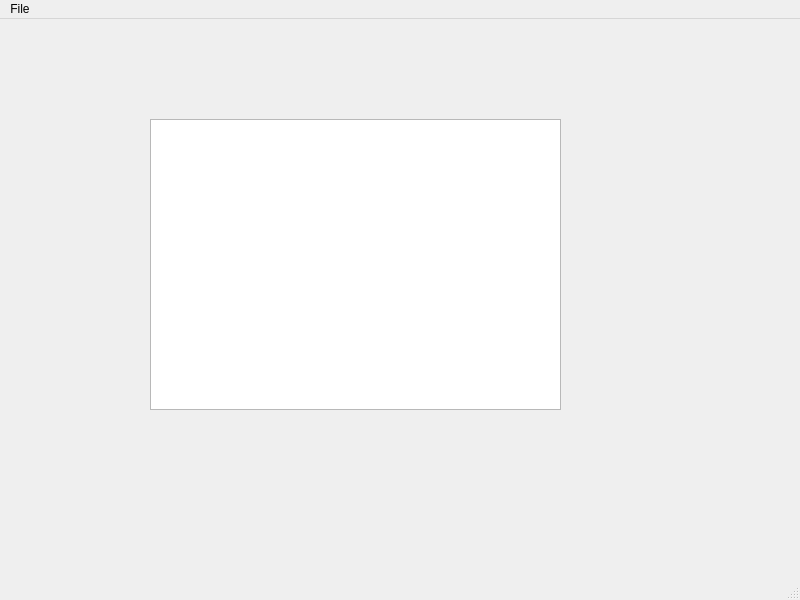
<?xml version="1.0" encoding="UTF-8"?>
<ui version="4.0">
 <class>newfile</class>
 <widget class="QMainWindow" name="newfile">
  <property name="geometry">
   <rect>
    <x>0</x>
    <y>0</y>
    <width>800</width>
    <height>600</height>
   </rect>
  </property>
  <property name="windowTitle">
   <string>MainWindow</string>
  </property>
  <widget class="QWidget" name="centralwidget">
   <widget class="QPlainTextEdit" name="plainTextEdit">
    <property name="geometry">
     <rect>
      <x>150</x>
      <y>100</y>
      <width>411</width>
      <height>291</height>
     </rect>
    </property>
   </widget>
  </widget>
  <widget class="QMenuBar" name="menubar">
   <property name="geometry">
    <rect>
     <x>0</x>
     <y>0</y>
     <width>800</width>
     <height>22</height>
    </rect>
   </property>
   <widget class="QMenu" name="menuFile">
    <property name="title">
     <string>File</string>
    </property>
    <addaction name="actionNew_File"/>
   </widget>
   <addaction name="menuFile"/>
  </widget>
  <widget class="QStatusBar" name="statusbar"/>
  <action name="actionNew_File">
   <property name="text">
    <string>New File</string>
   </property>
  </action>
 </widget>
 <resources/>
 <connections/>
</ui>
